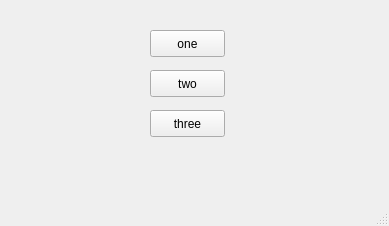
<?xml version="1.0" encoding="UTF-8"?>
<ui version="4.0">
 <class>MainWindow</class>
 <widget class="QMainWindow" name="MainWindow">
  <property name="geometry">
   <rect>
    <x>0</x>
    <y>0</y>
    <width>389</width>
    <height>226</height>
   </rect>
  </property>
  <property name="windowTitle">
   <string>MainWindow</string>
  </property>
  <widget class="QWidget" name="centralwidget">
   <widget class="QPushButton" name="pushButton">
    <property name="geometry">
     <rect>
      <x>150</x>
      <y>30</y>
      <width>75</width>
      <height>27</height>
     </rect>
    </property>
    <property name="text">
     <string>one</string>
    </property>
   </widget>
   <widget class="QPushButton" name="pushButton_2">
    <property name="geometry">
     <rect>
      <x>150</x>
      <y>70</y>
      <width>75</width>
      <height>27</height>
     </rect>
    </property>
    <property name="text">
     <string>two</string>
    </property>
   </widget>
   <widget class="QPushButton" name="pushButton_3">
    <property name="geometry">
     <rect>
      <x>150</x>
      <y>110</y>
      <width>75</width>
      <height>27</height>
     </rect>
    </property>
    <property name="text">
     <string>three</string>
    </property>
   </widget>
  </widget>
  <widget class="QMenuBar" name="menubar">
   <property name="geometry">
    <rect>
     <x>0</x>
     <y>0</y>
     <width>389</width>
     <height>21</height>
    </rect>
   </property>
  </widget>
  <widget class="QStatusBar" name="statusbar"/>
 </widget>
 <tabstops>
  <tabstop>pushButton</tabstop>
 </tabstops>
 <resources/>
 <connections/>
</ui>
